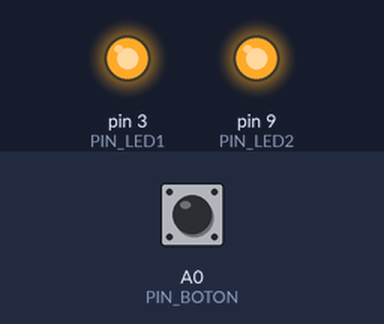
Simulated run of this sketch. Board: Arduino Uno, built with avr-gcc and run on an emulated ATmega328P. Parts: output pins drawn as LEDs (lit = HIGH). The inputs (shaded band) are chosen by the test bench; at power-on: A0 (PIN_BOTON) HIGH. Random numbers use the default seed unless the sketch sets one.

Above: at 0.4 s.
At 9.39 s:
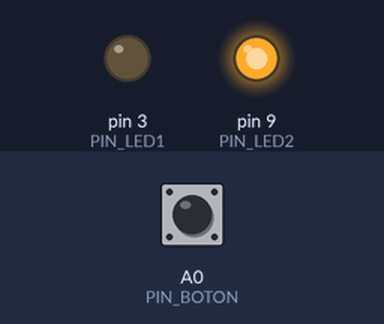
At 20.63 s:
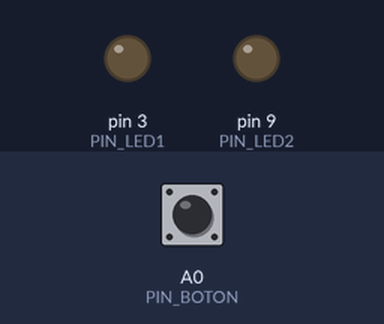
At 39.31 s:
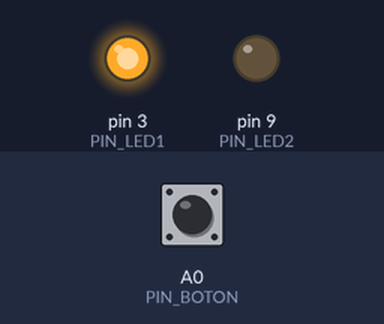
Timing chart, 0 to 40.0 s (numbered marks = the images above):
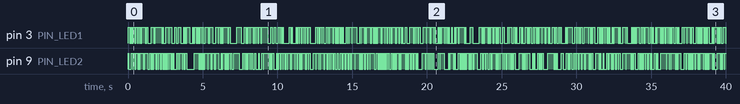

The sketch:

sketch_ej29.ino
```cpp
#define PIN_BOTON A0
#define PIN_LED1 3
#define PIN_LED2 9

void setup() {
  pinMode(PIN_BOTON, INPUT_PULLUP);
  pinMode(PIN_LED1, OUTPUT);
  pinMode(PIN_LED2, OUTPUT);
}

boolean gane = false;
int dado1, dado2;

void loop() {

  boolean estadoActualBoton = digitalRead(PIN_BOTON);
  boolean elBotonEstaPresionado = estadoActualBoton == false;
  boolean tiroDados = !gane && !elBotonEstaPresionado;

  if(tiroDados) {
    dado1 = random(0,2);
    dado2 = random(0,2);
  }

  gane = dado1 == 1 && dado2 == 1 && elBotonEstaPresionado;

  if(gane && elBotonEstaPresionado) {
    digitalWrite(PIN_LED1, LOW);
    digitalWrite(PIN_LED2, LOW);
    delay(50);
    digitalWrite(PIN_LED1, HIGH);
    digitalWrite(PIN_LED2, HIGH);
    delay(50);
    digitalWrite(PIN_LED1, LOW);
    digitalWrite(PIN_LED2, LOW);

  } else if(!gane && elBotonEstaPresionado){
    digitalWrite(PIN_LED1, LOW);
    digitalWrite(PIN_LED2, LOW);

  } else {
    digitalWrite(PIN_LED1, dado1);
    digitalWrite(PIN_LED2, dado2);
    delay(50);
  }


}
```
